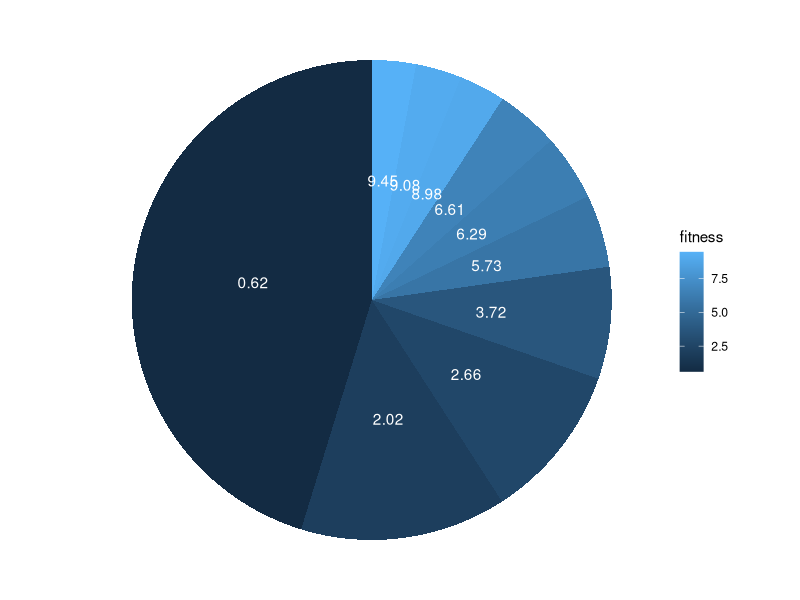
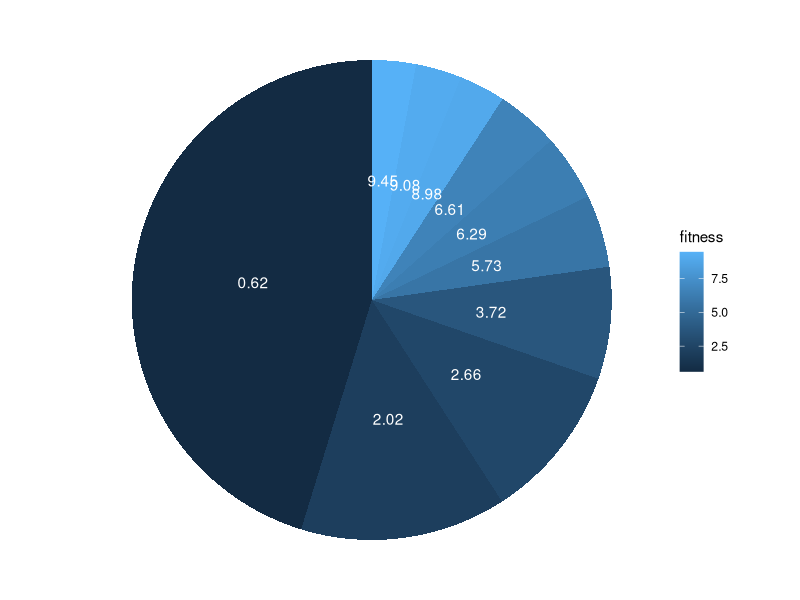

Here is the R script that generated these plots, in order:
# ------------------------------------------------------------------------------
# evolutionary algorithms

# FIG: plot fitness for ea parent to select
# ------------------------------------------------------------------------------

set.seed(1L)

library(ggplot2)
library(dplyr)

# ------------------------------------------------------------------------------

y = round(runif(10, 0, 10), 2)

df = data.frame(probability = 1/y, fitness = y)

df <- df %>% 
  arrange(desc(fitness)) %>%
  mutate(prop = probability / sum(df$probability) *100) %>%
  mutate(ypos = cumsum(prop)- 0.5*prop )

p = ggplot(df, aes(x="", y=probability, fill=fitness)) +
  geom_bar(stat="identity", width=1) +
  coord_polar("y", start=0) + theme_void() + 
  geom_text(aes(label = fitness), color = "white",
            position = position_stack(vjust = 0.5))
p
ggsave("../figure/ea_parent_selection.pdf", p, width = 5, height = 5)
